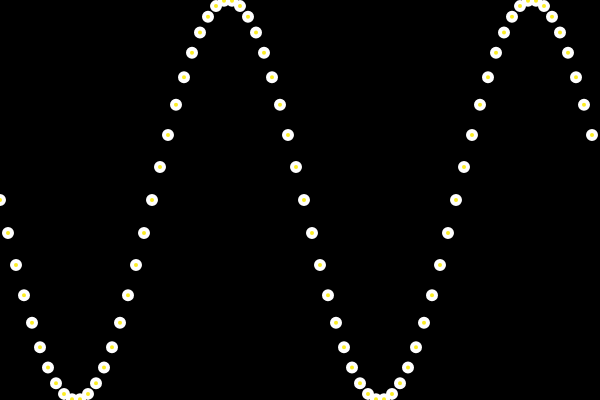
Frame 1 (no input)
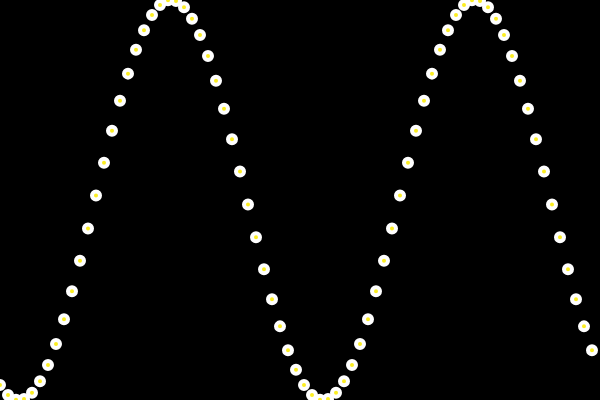
Frame 60 (no input)
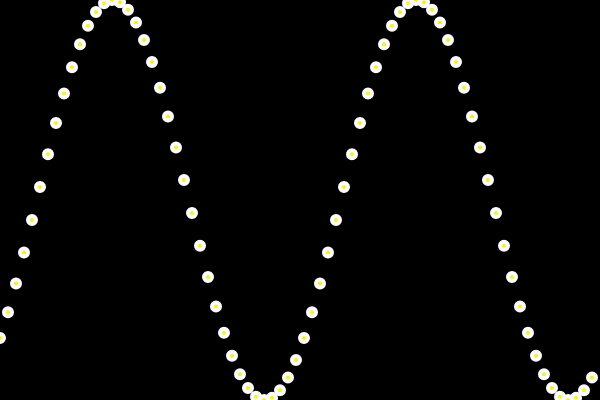
Frame 120 (the mouse pressed at the canvas centre since frame 60)

The p5.js sketch that drew these frames (run headless with seeded random() and noise() and a simulated clock; from frame 60 on, the mouse is pressed at the canvas centre):

// p5.js sketch
// ── sketch.js
let angles = [];
let angleV = [];
let r = 4;

function setup() {
    createCanvas(600, 400);
    let total = floor(width / (r * 2));
    for(let i = 0; i < total; i++) {
        angles[i] = map(i, 0, total + 1, 0, 2 * TWO_PI);
        angleV[i] = 0.01 + i / 100;
    }
}

function draw() {
    background(0);
    translate(300, 200);
    fill(252, 238, 33);
    stroke(252, 238, 33);

    // noFill();
    beginShape()
    for(let i = 0; i < angles.length; i++) {
        let y = map(sin(angles[i]), -1, 1, -200, 200);
        let x = map(i, 0, angles.length, -300, 300);

        stroke(255);
        strokeWeight(4);
        circle(x, y, r * 2);
        // vertex(x, y)

        angles[i] += 0.02;
        // angles[i] += angleV[i];
    }
    endShape();
}
